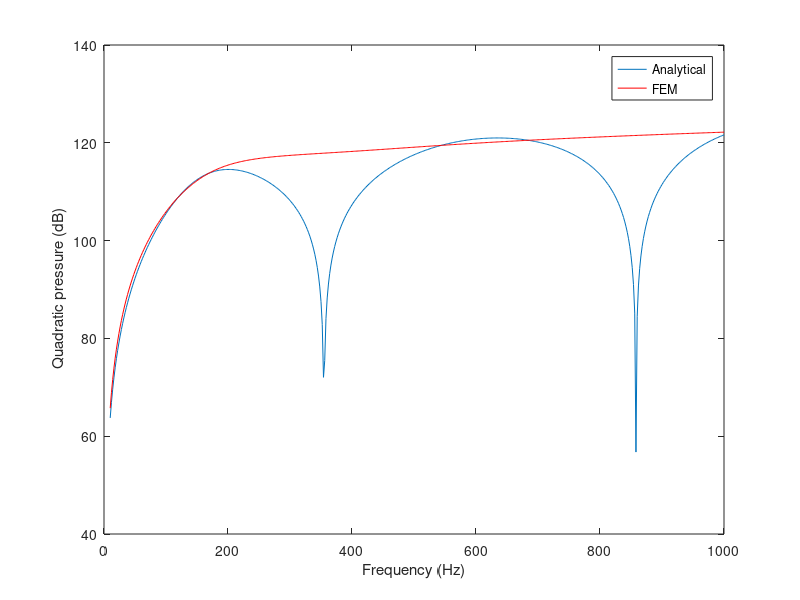

This figure's MATLAB source: (Note: this script raises an error after producing the figure.)
%==================================================================
% Example 4C.3
%
% Solve a 1D Acoustic cavity excited by a piston at one and closed at 
% the other end.
% Atalla
% Use of three-noded 1D finite element
%
%==================================================================
clear all; close all; clc
%
% Problem data
%
Lx=1; % Length of the domain; fixed arbitrary to 1
c0=342; % Speed of sound (m/s)
rho0=1.2; % Fluid density (kg/m^3))
neta_a= input(' loss factor (damping) in the fluid: '); % Play withthis parameter
freq=[10:2:1000]; % Frequency domain
omega=2*pi*freq;
%
% Step 1: Mesh
%
ne= input(' Number of quadratic element: '); % number of elements
nnt = 2*ne+1; % Total number of nodes
h=Lx/ne; % Length of the elements
x=[0:h/2:Lx]; % Coordinates table
%
% Step 2: Compute Elementary matrices
%
Ke=c0^2*[7,-8,1;-8,16,-8;1,-8,7]/(3*h);
Me=[4,2,-1;2,16,2;-1,2,4]*h/30;
%
% Step 3: Assembling
%
I=eye(3,3);
K=zeros(nnt,nnt); M = zeros(nnt,nnt);
for ie=1: ne
 L=zeros(3,nnt); L(:,2*ie-1:2*ie+1)=I; % Location matrix for element ie
 K = K + L'*Ke*L;
 M = M + L'*Me*L;
end
%
% Step 4: Boundary conditions: p(1) = 0
%
K = K(2:nnt,2:nnt);
M = M(2:nnt,2:nnt);
ndof = nnt-1; % Final number of unknown (equations)
%
% Step 5: Solving the system with the Force vector : Piston at a x=L
%
R=zeros(1,ndof); % Initialize the force vector
Pquad=zeros(1,ndof);
Pquad_exact=zeros(1,ndof);
for n=1:length(omega)
    w=omega(n);
    R(ndof) = w^2*rho0*c0^2*(1+1i*neta_a); % Piston (fixeddisplacement) at x=L
    
    MK=K*(1+1i*neta_a)-w^2*M;
    P=inv(MK)*R'; % Solve the linear system
    Pquad(n) = real((P'*M*P)/2); % Compute the space avergaed quadratic pressure
    
    % Analytical solution (to be derived as an exercise)
    k0=w/c0/sqrt(1+1i*neta_a);
    amp=sin(k0*x);
    Pquad_exact(n) = real(rho0*c0*sqrt(1+1i*neta_a)*w/cos(k0*Lx))^2.* norm(amp)^2/length(x)/2;
end

%
% Step 6: Comparison with the exact solution
%
plot(freq,10*log10(Pquad_exact),freq,10*log10(Pquad),'r-');
xlabel('Frequency (Hz)');
ylabel(' Quadratic pressure (dB)');
legend('Analytical', 'FEM ');
sprintf('Analytical vs. FEM: %d quadratic elements; /eta=%f', ne, neta_a);
text=sprintf('Analytical vs. FEM using %d quadratic elements;damping =%4.2f %%', ne, neta_a);
Title(text) 